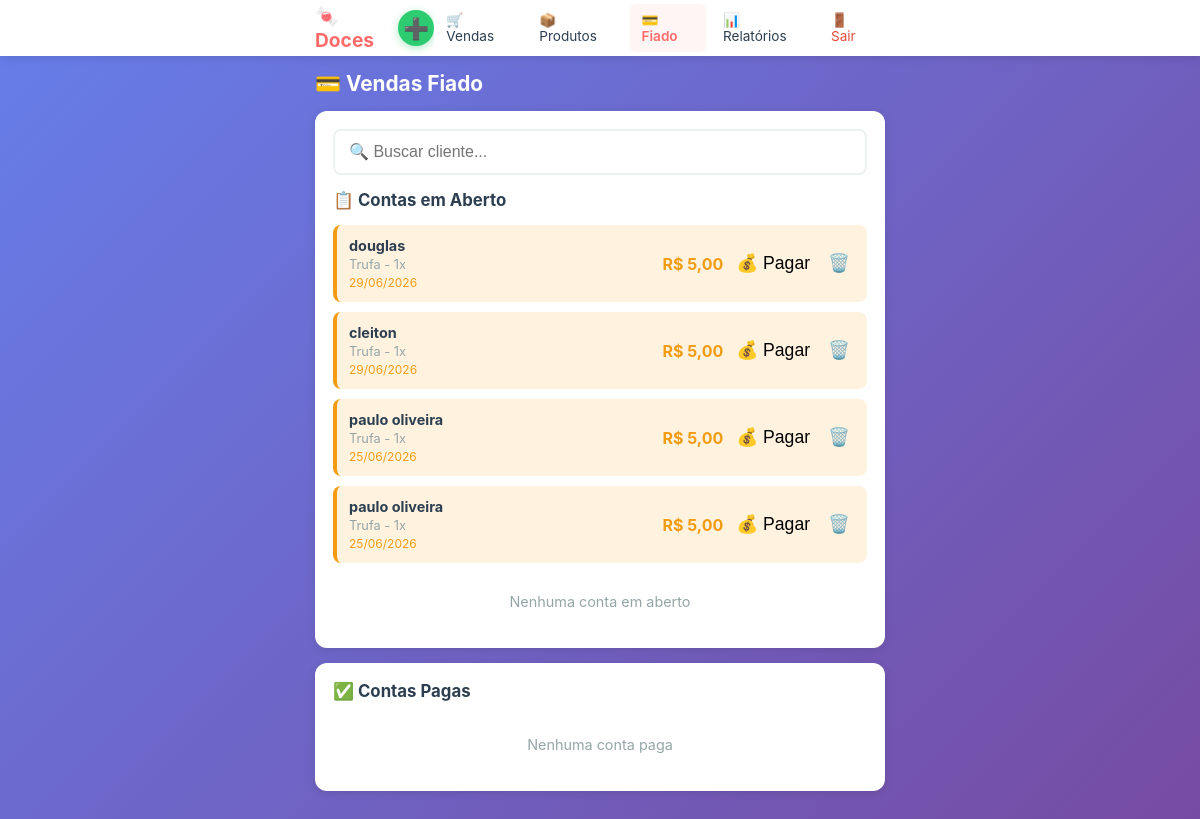
Page /fiado (signed in) on the committed database.
### app.py (models this page shows)
class Fiado(db.Model):
    __tablename__ = 'fiados'
    id = db.Column(db.Integer, primary_key=True)
    cliente = db.Column(db.String(100), nullable=False)
    produto = db.Column(db.String(100), nullable=False)
    valor = db.Column(db.Float, nullable=False)
    quantidade = db.Column(db.Integer, default=1)
    total = db.Column(db.Float, nullable=False)
    data = db.Column(db.String(10), nullable=False)
    data_iso = db.Column(db.String(10), nullable=False)
    pago = db.Column(db.Boolean, default=False)
    data_pagamento = db.Column(db.String(10), nullable=True)
    created_at = db.Column(db.DateTime, default=datetime.now)

### app.py (the view)
@app.route('/fiado')
@login_required
def fiado():
    fiados = Fiado.query.order_by(Fiado.created_at.desc()).all()
    return render_template('fiado.html', fiados=fiados)

### app.py (called while the page is built)
def login_required(f):
    @wraps(f)
    def decorated_function(*args, **kwargs):
        if 'logged_in' not in session:
            return redirect(url_for('login'))
        return f(*args, **kwargs)
    return decorated_function

def formatar_br(valor):
    return f"{valor:,.2f}".replace(",", "X").replace(".", ",").replace("X", ".")

@app.template_filter('moeda_br')
def moeda_br_filter(valor):
    return formatar_br(valor)

### templates/fiado.html (shortened to what this page needs)
{% extends "base.html" %}
{% block content %}
<div class="page-header">
    <h2>💳 Vendas Fiado</h2>
</div>
<div class="card">
    <div class="busca-container">
        <input type="text" id="buscaFiado" placeholder="🔍 Buscar cliente..." onkeyup="filtrarFiado()">
    </div>
    <h3>📋 Contas em Aberto</h3>
    <div id="listaFiadoAberto" class="lista-fiado">
        {% set tem_aberto = false %}
        {% for fiado in fiados %}
        {% if not fiado.pago %}
        {% set tem_aberto = true %}
        <div class="fiado-item" data-cliente="{{ fiado.cliente.lower() }}">
            <div class="fiado-info">
                <strong>{{ fiado.cliente }}</strong>
                <span>{{ fiado.produto }} - {{ fiado.quantidade }}x</span>
                <span class="fiado-data">{{ fiado.data }}</span>
            </div>
            <div class="fiado-actions">
                <span class="fiado-valor">R$ {{ fiado.total|moeda_br }}</span>
                <button class="btn-icon btn-success" onclick="pagarFiado({{ fiado.id }})">💰 Pagar</button>
                <button class="btn-icon" onclick="excluirFiado({{ fiado.id }})">🗑️</button>
            </div>
        </div>
        {% endif %}
        {% endfor %}
        {% if not tem_aberto %}
        <p class="empty">Nenhuma conta em aberto</p>
        {% endif %}
    </div>
</div>
<div class="card">
    <h3>✅ Contas Pagas</h3>
    <div class="lista-fiado">
        {% set tem_pago = false %}
        {% if not tem_pago %}
        <p class="empty">Nenhuma conta paga</p>
        {% endif %}
    </div>
</div>
{% endblock %}

### templates/base.html (shortened to what this page needs)
<!DOCTYPE html>
<html lang="pt-BR">
<head>
    <link rel="stylesheet" href="{{ url_for('static', filename='css/style.css') }}">
</head>
<body>
    {% if session.get('logged_in') %}
    <nav class="menu-topo">
        <div class="menu-container">
            <div class="logo">🍬 Doces</div>
            <div class="menu-right">
                <a href="{{ url_for('vendas') }}" class="btn-nova-venda" title="Nova Venda">➕</a>
            </div>
            <ul class="menu-list" id="menuList">
                <li><a href="{{ url_for('vendas') }}" class="{% if request.endpoint == 'vendas' %}active{% endif %}">🛒 Vendas</a></li>
                <li><a href="{{ url_for('produtos') }}" class="{% if request.endpoint == 'produtos' %}active{% endif %}">📦 Produtos</a></li>
                <li><a href="{{ url_for('fiado') }}" class="{% if request.endpoint == 'fiado' %}active{% endif %}">💳 Fiado</a></li>
                <li><a href="{{ url_for('relatorios') }}" class="{% if request.endpoint == 'relatorios' %}active{% endif %}">📊 Relatórios</a></li>
                <li><a href="{{ url_for('logout') }}">🚪 Sair</a></li>
            </ul>
        </div>
    </nav>
    {% endif %}
    <main class="content">
        {% block content %}{% endblock %}
    </main>
</body>
</html>

### static/css/style.css (style rules this page uses)
:root { --primary: #FF6B6B; --primary-dark: #EE5A5A; --secondary: #4ECDC4; --success: #2ECC71; --warning: #F39C12; --danger: #E74C3C; --dark: #2C3E50; --gray: #95A5A6; --light: #ECF0F1; --white: #FFFFFF; --shadow: 0 2px 10px rgba(0,0,0,0.1); --radius: 12px; }
* { margin: 0; padding: 0; box-sizing: border-box; -webkit-tap-highlight-color: transparent; }
body { font-family: -apple-system, BlinkMacSystemFont, 'Segoe UI', Roboto, sans-serif; background: linear-gradient(135deg, #667eea 0%, #764ba2 100%); min-height: 100vh; color: var(--dark); padding-bottom: 20px; }
.menu-topo { background: var(--white); box-shadow: var(--shadow); position: sticky; top: 0; z-index: 1000; }
.menu-container { max-width: 100%; padding: 0 15px; display: flex; align-items: center; justify-content: space-between; height: 56px; }
.logo { font-size: 1.2rem; font-weight: bold; color: var(--primary); }
.menu-right { display: flex; align-items: center; gap: 10px; }
.btn-nova-venda { background: var(--success); color: var(--white); width: 36px; height: 36px; border-radius: 50%; display: flex; align-items: center; justify-content: center; text-decoration: none; font-size: 1.3rem; font-weight: bold; box-shadow: 0 2px 8px rgba(46, 204, 113, 0.4); transition: transform 0.2s, box-shadow 0.2s; }
.menu-list { display: none; list-style: none; position: absolute; top: 56px; left: 0; right: 0; background: var(--white); box-shadow: var(--shadow); padding: 10px 0; }
.menu-list li a { display: block; padding: 12px 20px; text-decoration: none; color: var(--dark); font-size: 0.95rem; border-bottom: 1px solid var(--light); }
.menu-list li a.active { color: var(--primary); font-weight: 600; background: #FFF5F5; }
.menu-list li:last-child a { color: var(--danger); }
.content { padding: 15px; max-width: 100%; }
.page-header { margin-bottom: 15px; }
.page-header h2 { font-size: 1.3rem; color: var(--white); margin-bottom: 5px; }
.card { background: var(--white); border-radius: var(--radius); padding: 18px; margin-bottom: 15px; box-shadow: var(--shadow); }
.card h3 { font-size: 1.05rem; margin-bottom: 15px; color: var(--dark); display: flex; align-items: center; gap: 8px; }
.btn-success { background: var(--success); color: var(black); }
.btn-icon { background: none; border: none; font-size: 1.1rem; cursor: pointer; padding: 5px; }
.busca-container { margin-bottom: 15px; }
.busca-container input { width: 100%; padding: 12px 14px; border: 2px solid var(--light); border-radius: 8px; font-size: 1rem; }
.lista-produtos, .lista-vendas, .lista-clientes, .lista-fiado { display: flex; flex-direction: column; gap: 10px; }
.fiado-item { display: flex; justify-content: space-between; align-items: center; padding: 12px; background: #FFF3E0; border-radius: 8px; border-left: 4px solid var(--warning); }
.fiado-info { display: flex; flex-direction: column; gap: 3px; flex: 1; }
.fiado-info strong { font-size: 0.9rem; }
.fiado-info span { font-size: 0.8rem; color: var(--gray); }
.fiado-data { font-size: 0.75rem !important; color: var(--warning) !important; }
.fiado-actions { display: flex; align-items: center; gap: 8px; }
.fiado-valor { font-weight: bold; color: var(--warning); font-size: 1rem; }
.empty { text-align: center; color: var(--gray); padding: 20px; font-size: 0.9rem; }
@media (min-width: 768px) { .content { max-width: 600px; margin: 0 auto; } }
@media (min-width: 768px) { .menu-container { max-width: 600px; margin: 0 auto; } }
@media (min-width: 768px) { .menu-list { display: flex !important; position: static; box-shadow: none; padding: 0; gap: 5px; } }
@media (min-width: 768px) { .menu-list li a { border-bottom: none; padding: 8px 12px; border-radius: 6px; font-size: 0.85rem; } }
@media (min-width: 768px) { .menu-list li a.active { background: #FFF5F5; } }
.card { animation: fadeIn 0.3s ease; }

### rows in the picture
Fiado: cliente "douglas", produto "Trufa", quantidade "1", data "29/06/2026", total|moeda_br "5,00"
Fiado: cliente "cleiton", produto "Trufa", quantidade "1", data "29/06/2026", total|moeda_br "5,00"
Fiado: cliente "paulo oliveira", produto "Trufa", quantidade "1", data "25/06/2026", total|moeda_br "5,00"
Fiado: cliente "paulo oliveira", produto "Trufa", quantidade "1", data "25/06/2026", total|moeda_br "5,00"
